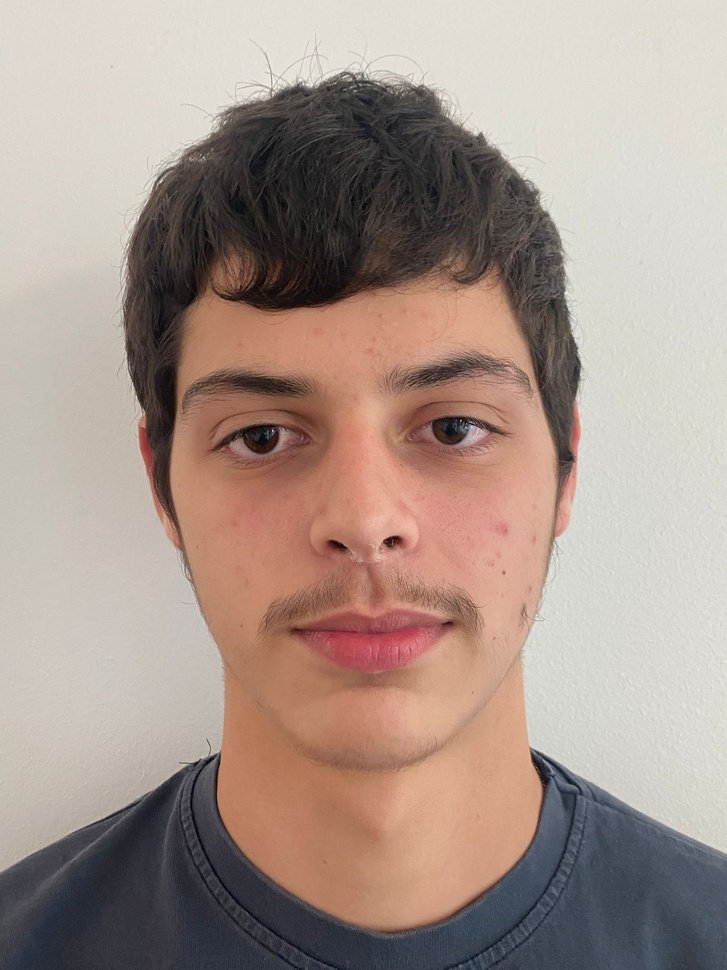
#> input picture Teste-edicaoImg/Fotos/bruno (1).jpg, 727 x 970 px, shrunk from 1536 x 2048 before the run; its folder holds only this picture in this run
$ python testa-melhora-detecao.py
#> lines starting #> are read from the running program, lines starting #| are printed output that depends on the picture
import cv2
import numpy as np
import os
from PIL import Image, ImageEnhance

# Caminhos para as imagens originais e melhoradas
input_path = os.path.join(os.path.dirname(__file__), 'Fotos')
output_path = os.path.join(os.path.dirname(__file__), 'Fotos-Melhoradas')

# Limpar a pasta de saída (Fotos-Melhoradas) antes de salvar as novas imagens
if os.path.exists(output_path):
    for file in os.listdir(output_path):
        file_path = os.path.join(output_path, file)
        if os.path.isfile(file_path):
            os.remove(file_path)
else:
    os.makedirs(output_path)  # Criar a pasta se não existir

# Inicializando o detector de faces
face_detector = cv2.CascadeClassifier(cv2.data.haarcascades + "haarcascade_frontalface_default.xml")

# Contadores para rostos reconhecidos e não reconhecidos
total_rostos_reconhecidos = 0
total_rostos_nao_reconhecidos = 0

def melhorar_imagem(image_path):
#> called with image_path = 'Teste-edicaoImg/Fotos/bruno (1).jpg'
    global total_rostos_reconhecidos, total_rostos_nao_reconhecidos

    try:
        # Abrir a imagem e converter para escala de cinza
        img = Image.open(image_path).convert('L')
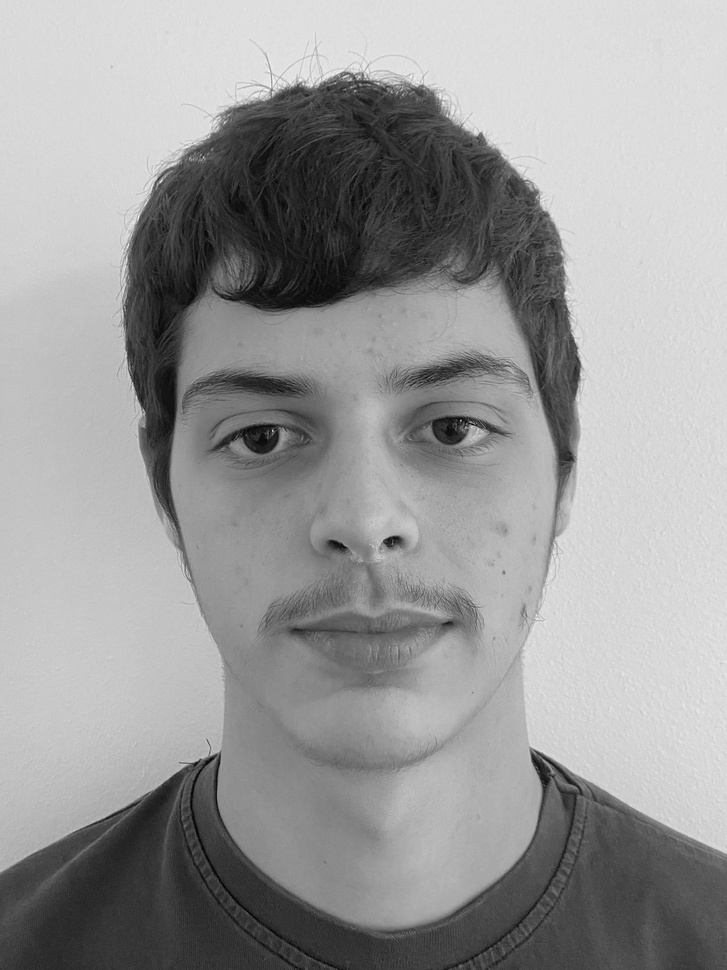
#> img: PIL image 727x970 L; min 0, max 252, mean 153.3

        # Aumentar contraste
        enhancer = ImageEnhance.Contrast(img)
        img = enhancer.enhance(1.5)  # Aumenta o contraste em 50%
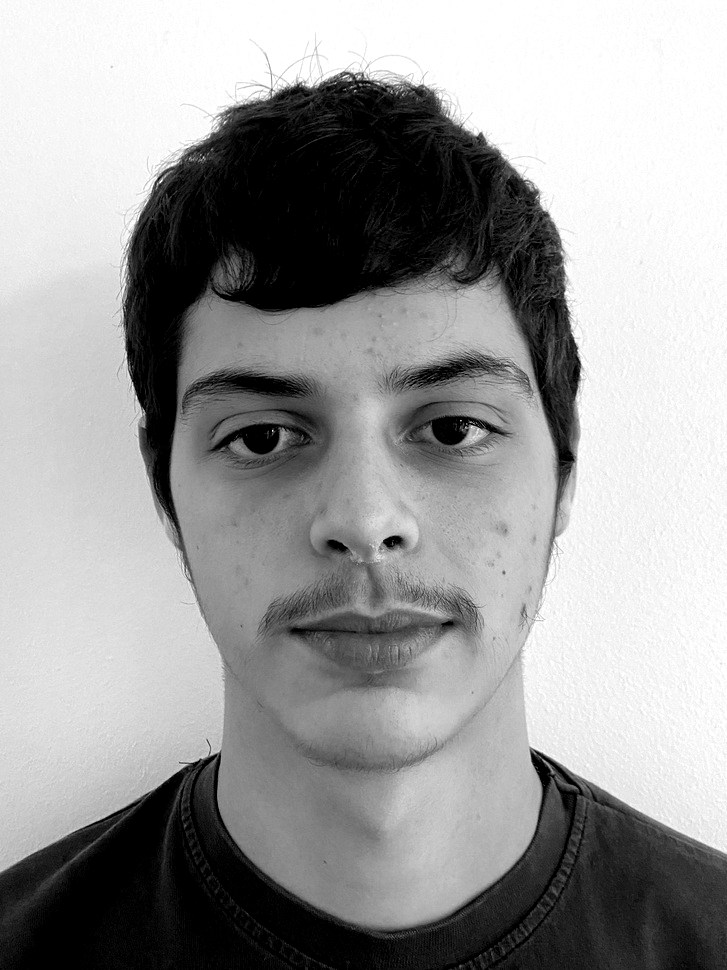
#> img: PIL image 727x970 L; min 0, max 255, mean 154.8

        # Converter para numpy array
        img_numpy = np.array(img, 'uint8')

        # Detectar rostos (ajustando parâmetros para detectar mais faces)
        faces = face_detector.detectMultiScale(img_numpy, scaleFactor=1.10, minNeighbors=5, minSize=(30, 30))
#> faces = [[93, 226, 538, 538]]

        if len(faces) == 0:
            print(f"Nenhum rosto detectado em {image_path}. Salvando imagem original melhorada.")
            output_file = os.path.join(output_path, os.path.basename(image_path))
            img.save(output_file)  # Salvar a imagem sem corte
            total_rostos_nao_reconhecidos += 1  # Incrementar rostos não reconhecidos
            return

        # Para cada rosto detectado, desenhar um quadrado verde e salvar
        for (x, y, w, h) in faces:
            # Desenhar quadrado verde ao redor do rosto
            cv2.rectangle(img_numpy, (x, y), (x+w, y+h), (0, 255, 0), 2)  # Verde, espessura 2

            face = img_numpy[y:y+h, x:x+w]  # Recortar o rosto detectado

            # Suavizar e reduzir ruído
            face = cv2.GaussianBlur(face, (3, 3), 0)

            # Salvar imagem melhorada com o quadrado verde
            output_file = os.path.join(output_path, os.path.basename(image_path))
            cv2.imwrite(output_file, img_numpy)  # Salvar imagem com o quadrado verde
            print(f"Imagem melhorada salva em: {output_file}")

            total_rostos_reconhecidos += 1  # Incrementar rostos reconhecidos
#> this loop made 1 pass
#> (x, y, w, h, total_rostos_reconhecidos) on pass 1: (93, 226, 538, 538, 1)
#> (printed output is left out)
#> pass 1, in melhorar_imagem, `face = img_numpy[y:y+h, x:x+w]`:
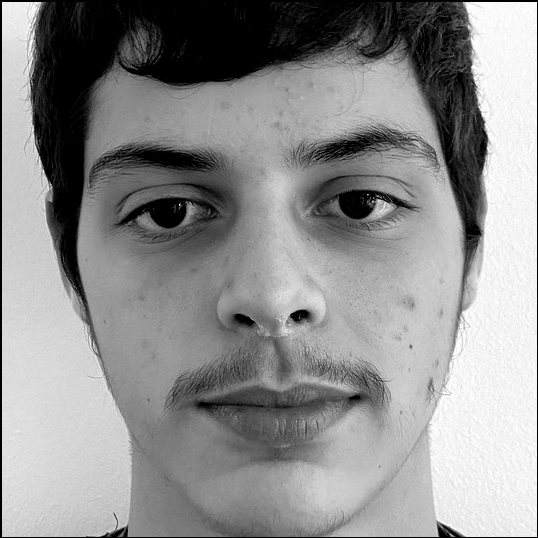
#> face: shape (538, 538); min 0, max 255, mean 142.8
#> pass 1, in melhorar_imagem, `cv2.imwrite(output_file, img_numpy)`:
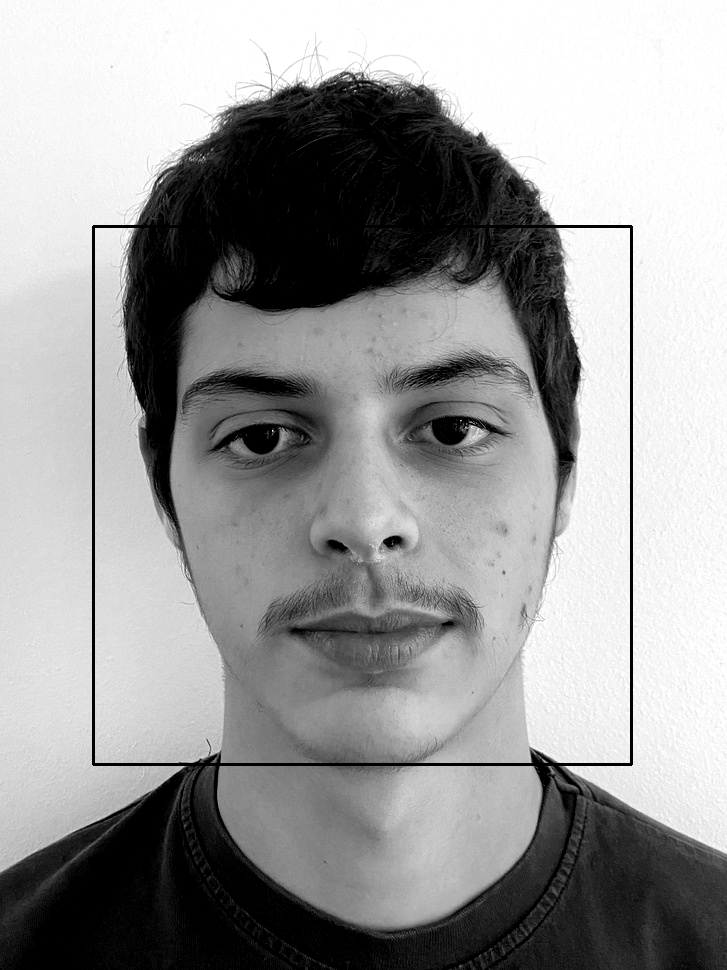
#> saved as bruno (1).jpg: shape (970, 727); min 0, max 255, mean 153.3
#> after the loop, total_rostos_reconhecidos = 1

    except Exception as e:
        print(f"Erro ao processar {image_path}: {e}")

# Processar todas as imagens na pasta de entrada
for filename in os.listdir(input_path):
    file_path = os.path.join(input_path, filename)
    if os.path.isfile(file_path):
        melhorar_imagem(file_path)

# Exibir resumo dos rostos reconhecidos e não reconhecidos
print("\n[INFO] Processamento concluído! As imagens melhoradas estão em 'Fotos-Melhoradas'.")
print(f"\nTotal de rostos reconhecidos: {total_rostos_reconhecidos}")
#| Total de rostos reconhecidos: 1
print(f"Total de rostos não reconhecidos: {total_rostos_nao_reconhecidos}")

$ run again, on Teste-edicaoImg/Fotos/bruno (33).jpeg
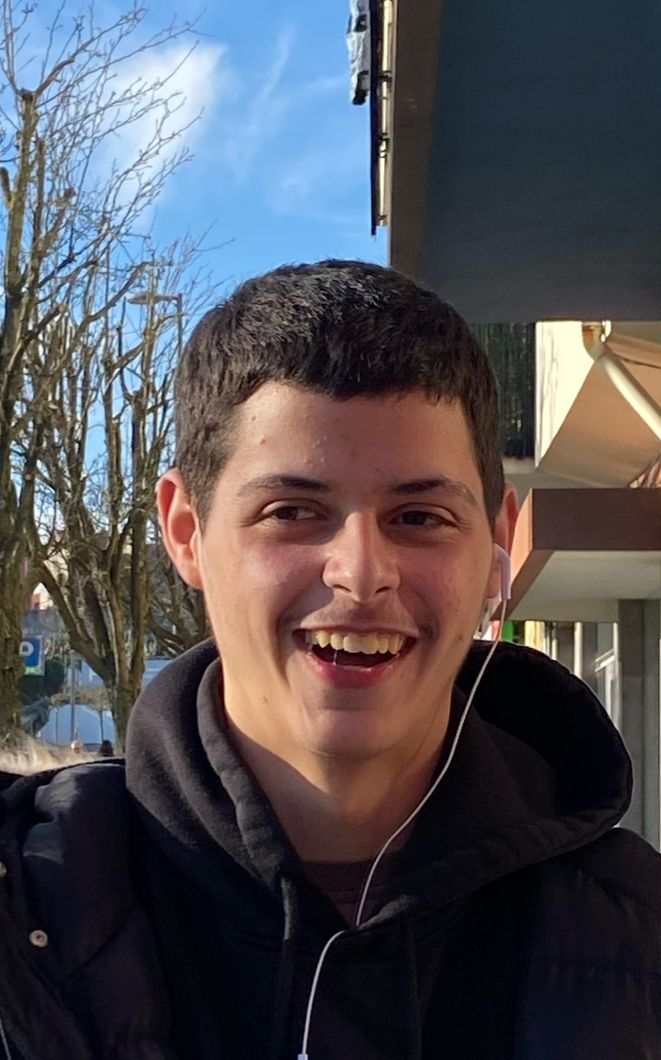
#> input picture Teste-edicaoImg/Fotos/bruno (33).jpeg, 661 x 1060 px
#> faces = [[175, 387, 339, 339]]
#> the loop in melhorar_imagem, `for (x, y, w, h) in faces:` made 1 pass
#> (x, y, w, h, total_rostos_reconhecidos) on pass 1: (175, 387, 339, 339, 1)
#> (printed output is left out)
#> pass 1, in melhorar_imagem, `face = img_numpy[y:y+h, x:x+w]`:
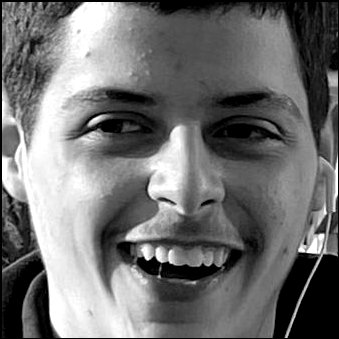
#> face: shape (339, 339); min 0, max 255, mean 112.3
#> pass 1, in melhorar_imagem, `cv2.imwrite(output_file, img_numpy)`:
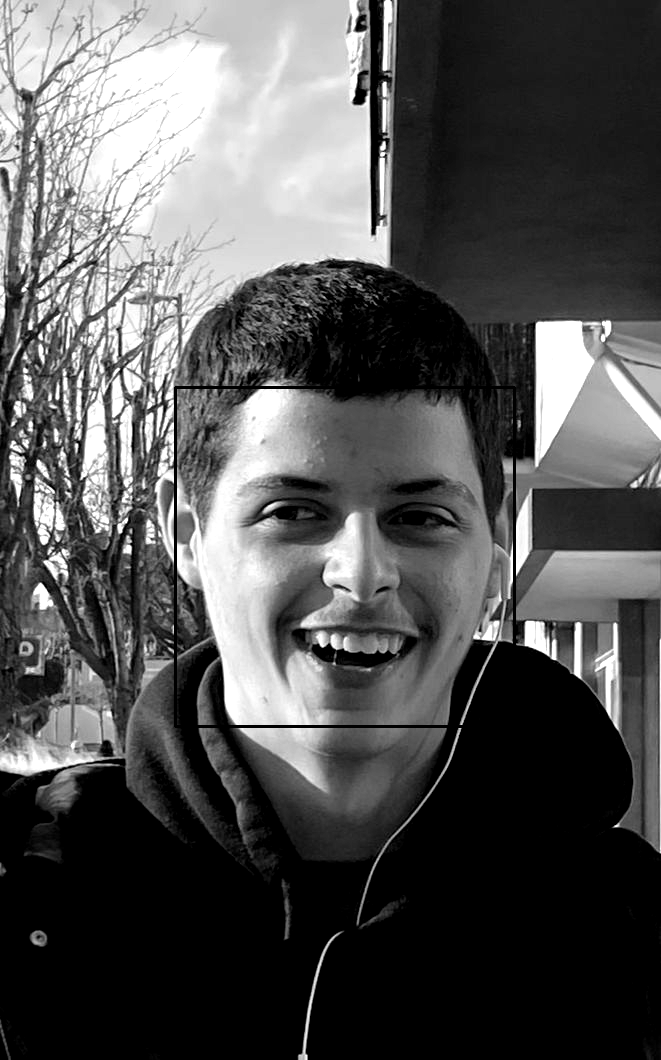
#> saved as bruno (33).jpeg: shape (1060, 661); min 0, max 255, mean 84
#> after the loop in melhorar_imagem, `for (x, y, w, h) in faces:`: total_rostos_reconhecidos = 1
#| Total de rostos reconhecidos: 1

$ run again, on Teste-edicaoImg/Fotos/bruno (39).jpeg
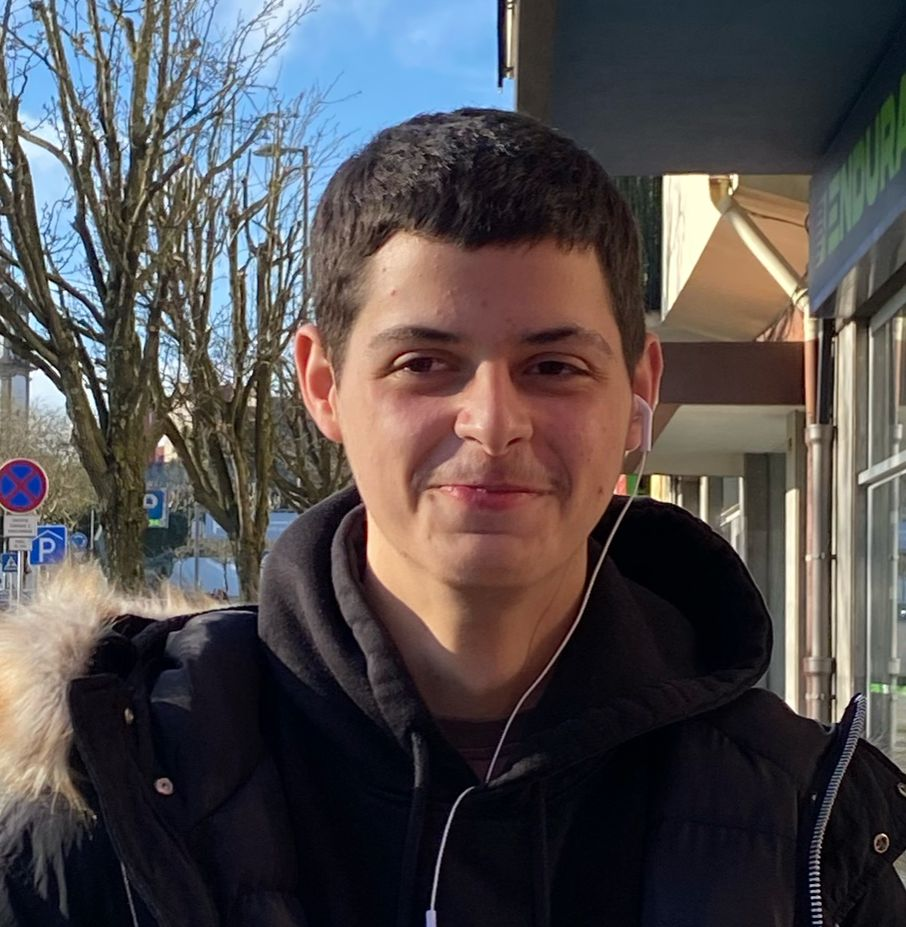
#> input picture Teste-edicaoImg/Fotos/bruno (39).jpeg, 906 x 927 px
#> faces = [[318, 232, 342, 342]]
#> the loop in melhorar_imagem, `for (x, y, w, h) in faces:` made 1 pass
#> (x, y, w, h, total_rostos_reconhecidos) on pass 1: (318, 232, 342, 342, 1)
#> (printed output is left out)
#> pass 1, in melhorar_imagem, `face = img_numpy[y:y+h, x:x+w]`:
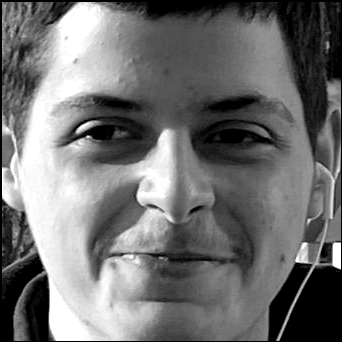
#> face: shape (342, 342); min 0, max 255, mean 112.5
#> pass 1, in melhorar_imagem, `cv2.imwrite(output_file, img_numpy)`:
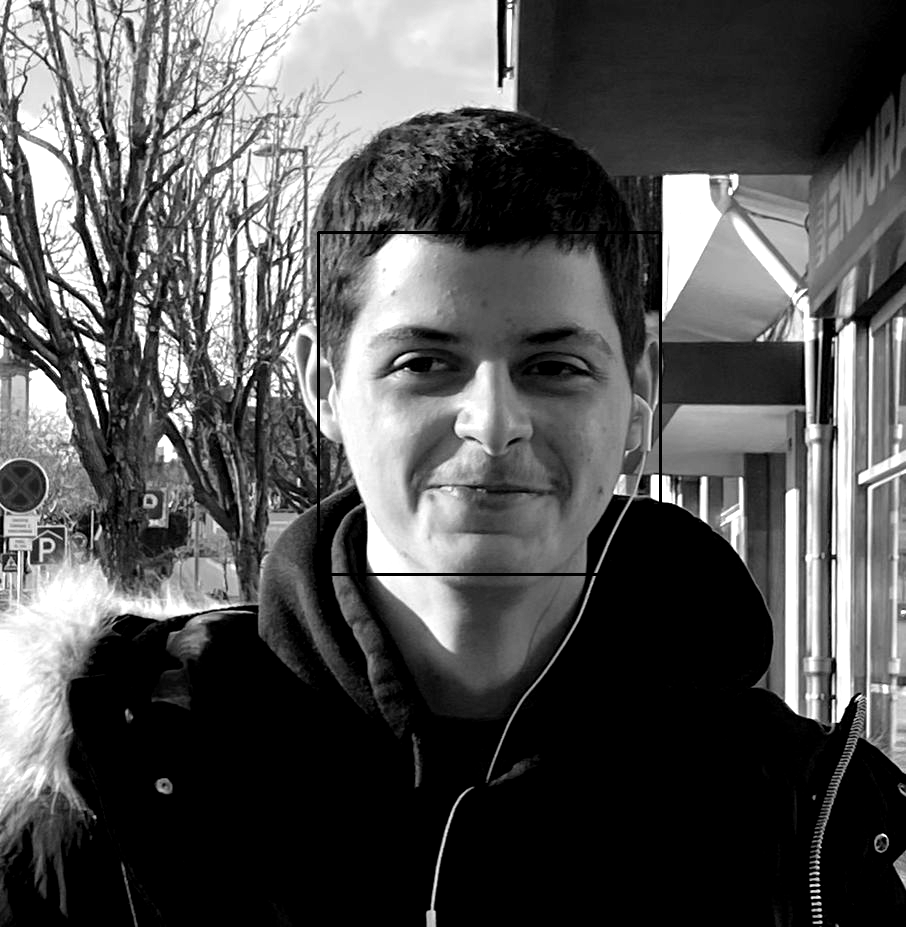
#> saved as bruno (39).jpeg: shape (927, 906); min 0, max 255, mean 83.7
#> after the loop in melhorar_imagem, `for (x, y, w, h) in faces:`: total_rostos_reconhecidos = 1
#| Total de rostos reconhecidos: 1

$ run again, on Teste-edicaoImg/Fotos/bruno (5).jpeg
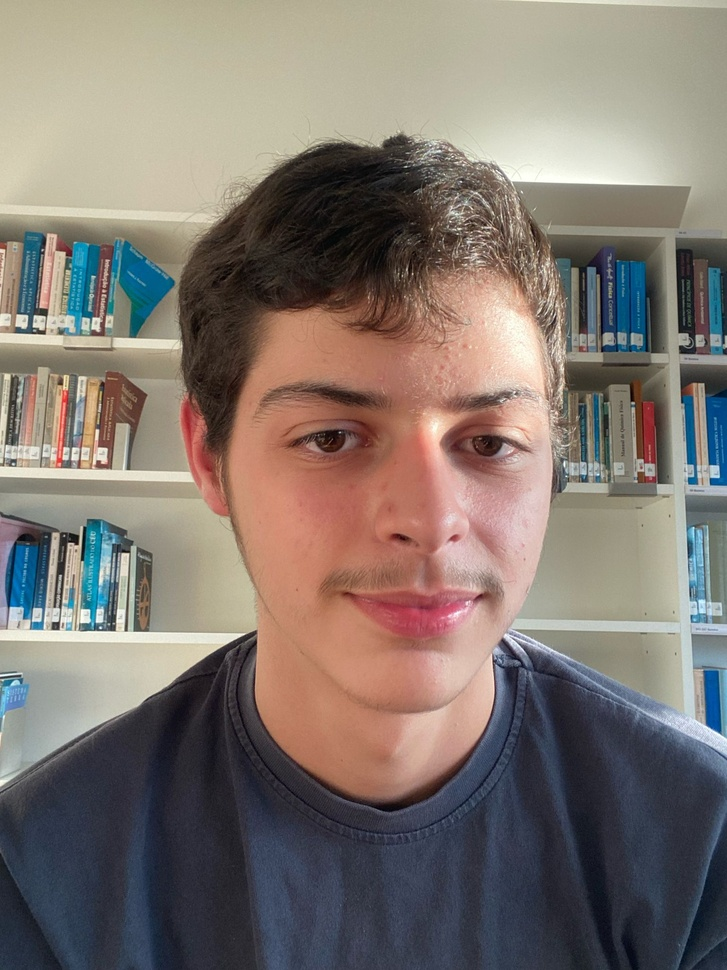
#> input picture Teste-edicaoImg/Fotos/bruno (5).jpeg, 727 x 970 px, shrunk from 1536 x 2048 before the run
#> faces = [[199, 276, 429, 429]]
#> the loop in melhorar_imagem, `for (x, y, w, h) in faces:` made 1 pass
#> (x, y, w, h, total_rostos_reconhecidos) on pass 1: (199, 276, 429, 429, 1)
#> (printed output is left out)
#> pass 1, in melhorar_imagem, `face = img_numpy[y:y+h, x:x+w]`:
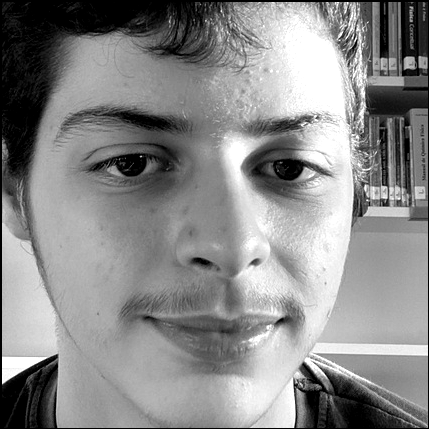
#> face: shape (429, 429); min 0, max 255, mean 137.3
#> pass 1, in melhorar_imagem, `cv2.imwrite(output_file, img_numpy)`:
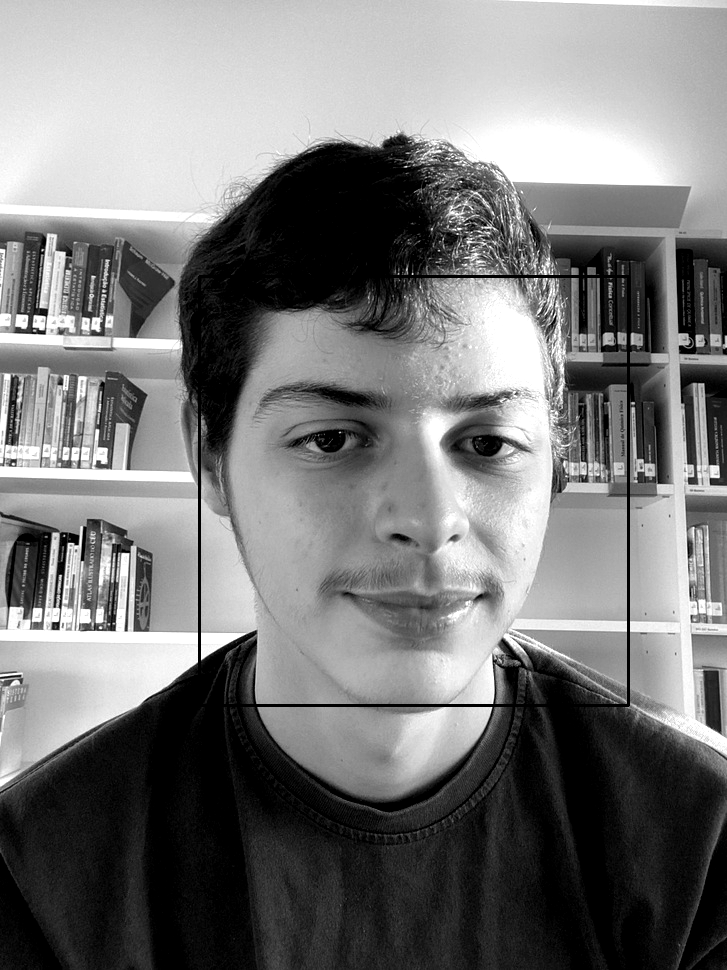
#> saved as bruno (5).jpeg: shape (970, 727); min 0, max 255, mean 120.7
#> after the loop in melhorar_imagem, `for (x, y, w, h) in faces:`: total_rostos_reconhecidos = 1
#| Total de rostos reconhecidos: 1
